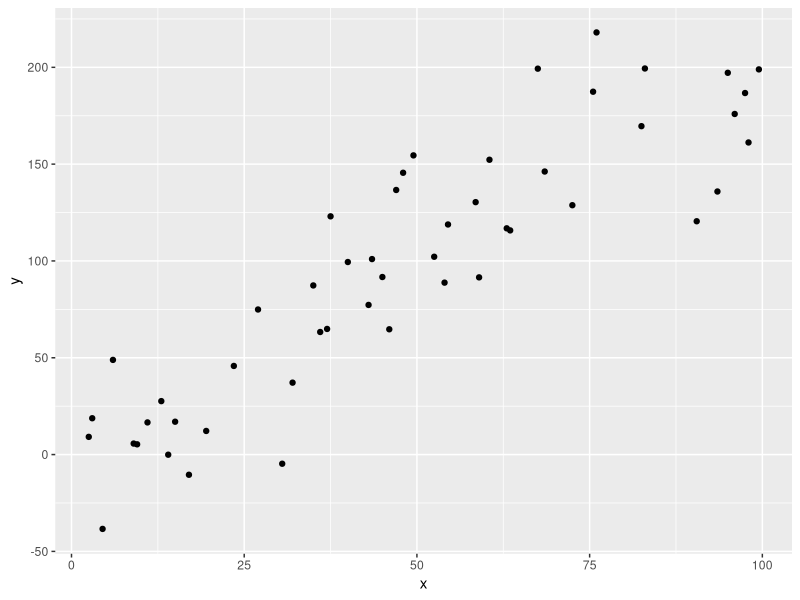
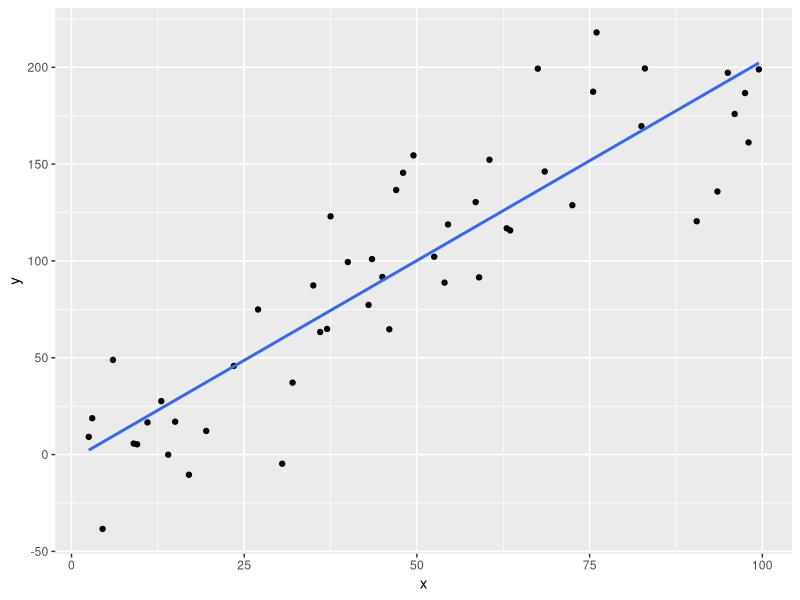

R code for these plots, in order:
## ---- chunk 1
x <- sample(seq(1,100,.5),50)
y <- 2*x + rnorm(50,0,30)
ggplot2::ggplot(data.frame(x,y), ggplot2::aes(x = x, y = y)) + 
        ggplot2::geom_point()
## ---- chunk 2
ggplot2::ggplot(data.frame(x,y), ggplot2::aes(x = x, y = y)) + 
        ggplot2::geom_point() + 
  ggplot2::geom_smooth(method='lm', formula= y~x, se = F)
## ---- chunk 3
x1 <- sample(seq(-100,250,.75),75)
x2 <- sample(seq(200,300,.1),75)
y <- 2*x1 -3*x2 + rnorm(75,0,25)

sim_data <- data.frame(y, x1, x2)

## ---- chunk 4
head(sim_data)
## ---- chunk 5
lm_mod <- lm(y~ x1+x2, data = sim_data)
summary(lm_mod)
## ---- chunk 6
glm_mod <- glm(y ~x1+x2, data = sim_data, family = gaussian)
summary(lm_mod)
